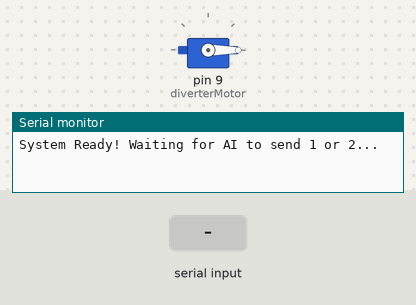
This sketch was run on a simulated Arduino Uno, built with avr-gcc and run on an emulated ATmega328P. Shown: servo, the last lines printed to the serial monitor. The test bench sets the inputs (shaded band).

Above: at 1.2 s.
1.3 s: "1" received over Serial
At 2.1 s:
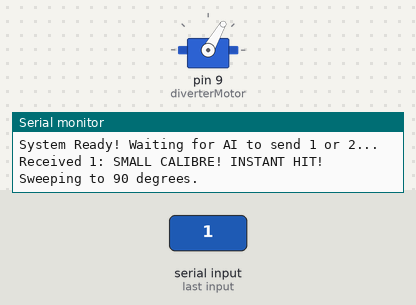
3.8 s: "2" received over Serial
Timing chart, 0 to 6.8 s (numbered marks = the images above; inputs shaded):
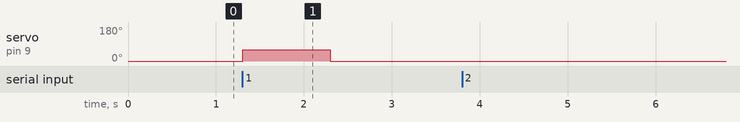

Measured:
- after the input at 1.3 s, servo on pin 9 (diverterMotor): 0° → 60° at once, → 0° 1.0 s later

The sketch:

sketch_mar15a.ino
```cpp
#include <Servo.h>

Servo diverterMotor;

void setup() {
  // 1. Open the Serial connection
  Serial.begin(9600);

  // 2. Attach the motor to Pin 9
  diverterMotor.attach(9);

  // 3. Set the Initial State (Vertical / 0 degrees)
  diverterMotor.write(0);

  Serial.println("System Ready! Waiting for AI to send 1 or 2...");
}

void loop() {
  // Check if Python sent a command
  if (Serial.available() > 0) {      // 👉 I PUT THIS LINE BACK IN
    char command = Serial.read();    // 👉 AND THIS LINE!

    // --- CASE 1: SMALL CALIBRE ---
// --- CASE 1: SMALL CALIBRE ---
    if (command == '1') {
      Serial.println("Received 1: SMALL CALIBRE! INSTANT HIT!");

      // ⏱️ VARIABLE 1: TRAVEL TIME IS NOW DELETED!
      // Because the green line is exactly where the arm is, we don't wait at all!

      Serial.println("Sweeping to 90 degrees.");
      diverterMotor.write(60);

      // ⏱️ VARIABLE 2: HOLD TIME
      // We keep this delay so the arm stays out long enough to push the tomato off
      delay(1000);

      diverterMotor.write(0);   // Go back to normal (0 degrees)

      // Clear out any extra 1s or 2s that piled up in memory
      while (Serial.available() > 0) {
        Serial.read();
      }
    }

    // --- CASE 2: BIG CALIBRE ---
    else if (command == '2') {
      Serial.println("Received 2: BIG CALIBRE! Perfect tomato, doing nothing.");
      diverterMotor.write(0);   // Keep at 0 degrees, let it go straight

      // Clear memory here too
      while (Serial.available() > 0) {
        Serial.read();
      }
    }
  } // 👉 Closes the if(Serial.available() > 0)
}
```
